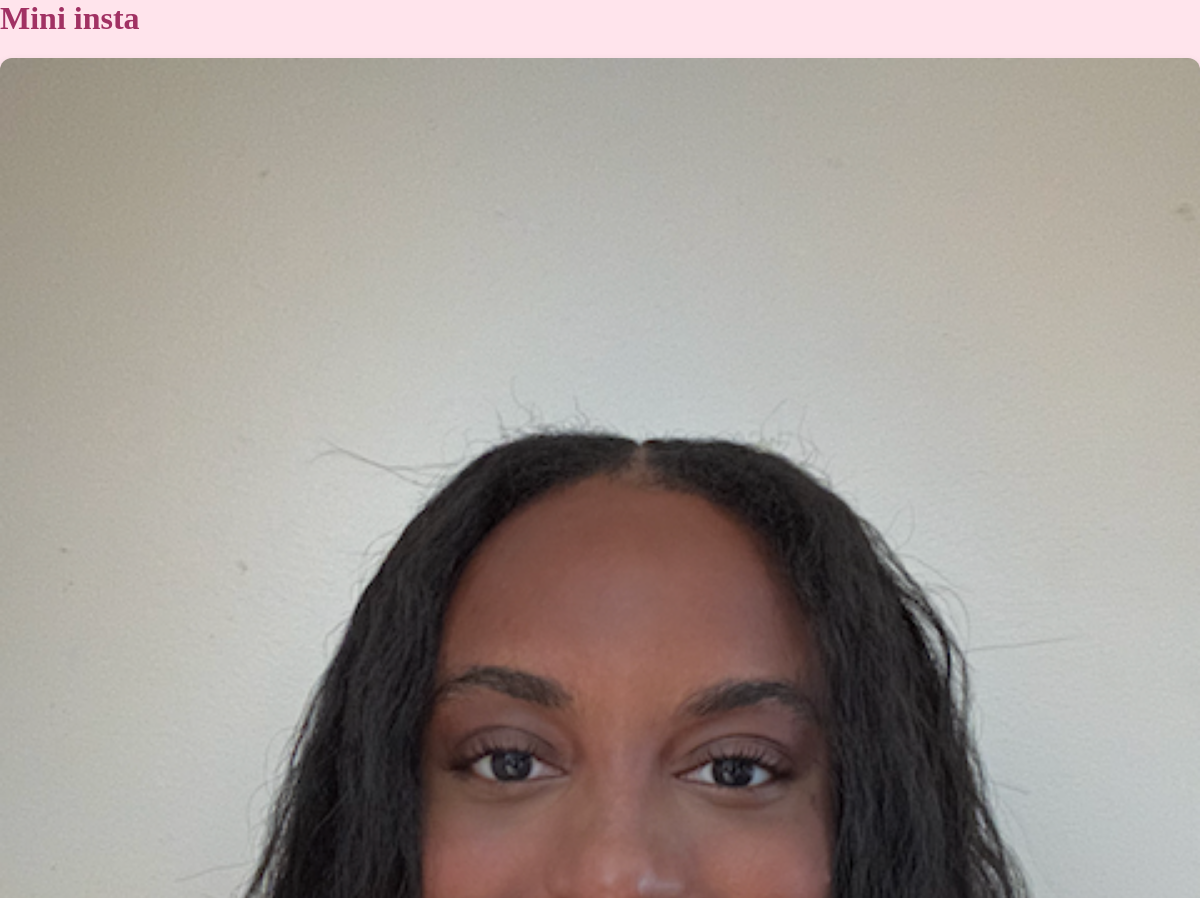
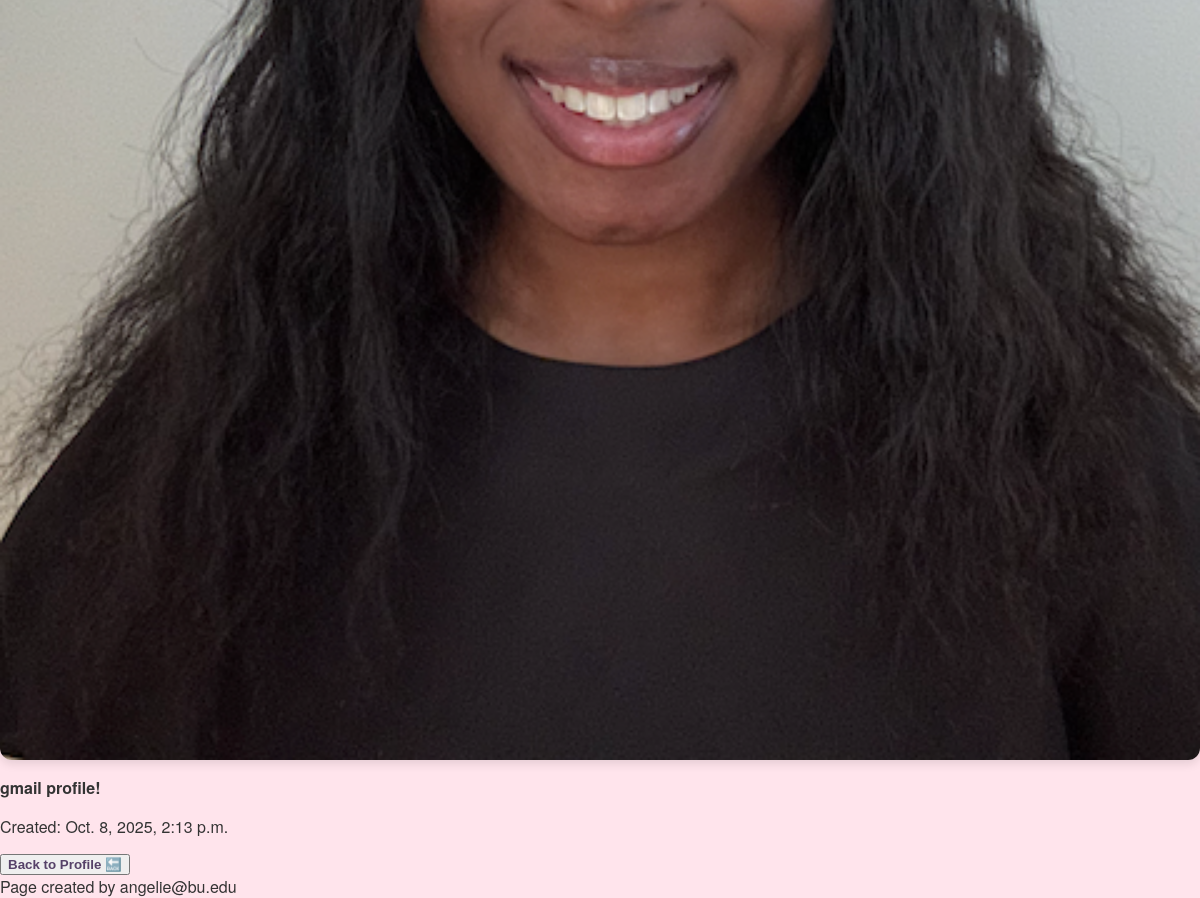
Page /mini_insta/post/13 on the committed database (2 pictures, top to bottom).
### mini_insta/models.py (models this page shows, shortened)
class Photo (models.Model):
    post = models.ForeignKey(Post, on_delete=models.CASCADE)
    image_url = models.URLField(blank=False)
    timestamp = models.DateTimeField(auto_now=True)
    image_file = models.ImageField(blank=False)
    def get_image_url(self):
        if self.image_file:
            return self.image_file.url
        return self.image_url

class Post(models.Model):
    profile = models.ForeignKey(Profile, on_delete=models.CASCADE)
    timestamp = models.DateTimeField(auto_now=True)
    caption = models.TextField(blank=False)
    def get_all_photos(self):
        photos = Photo.objects.filter(post=self)
        return photos

### mini_insta/views.py (the view)
# urls.py: path('post/<int:pk>', PostDetailView.as_view(), name='show_post'), # for the individual post page
class PostDetailView(DetailView): #new
    model = Post
    template_name = 'mini_insta/show_post.html'
    context_object_name = 'post' # note singular variable name

### mini_insta/templates/mini_insta/show_post.html (shortened to what this page needs)
{% extends 'mini_insta/base.html' %}
{% load static %}
{% block content %}
<div class="post-container">
    <div class="post-gallery">
        {% with photos=post.get_all_photos %}
        {% if photos|length %}
        {% for photo in photos %}
        <img src="{{ photo.get_image_url }}" alt="Post Photo" class="post-image">
        {% endfor %}
        {% else %}
        <img src="{% static 'images/no-image.png' %}" alt="No Image Available" class="post-image">
        {% endif %}
        {% endwith %}
    </div>
    <div class="post-caption">
        <p><strong>{{ post.caption }}</strong></p>
        <p> Created: {{ post.timestamp }}</p>
    </div>
    <div class="back-link">
        <button><a href="{% url 'show_profile' post.profile.pk %}" style="color: #564168;"><strong>Back to
                    Profile 🔙</strong></a></button>
    </div>
</div>
{% endblock %}

### static/styles-mini_insta.css (style rules this page uses)
body { margin: 0; font-family: 'Helvetica Neue', sans-serif; background-color: #ffe4ec; color: #333; }
a { color: #a13163; text-decoration: none; }
.post-image { width: 100%; height: auto; border-radius: 12px; box-shadow: 0 4px 10px rgba(0, 0, 0, 0.1); }
.post-gallery { display: grid; grid-template-columns: repeat(auto-fit, minmax(250px, 1fr)); gap: 1rem; margin: 1rem 0; }

### rows in the picture
Photo: get_image_url (picture)
Post: caption "gmail profile!", timestamp "Oct. 8, 2025, 2:13 p.m."
